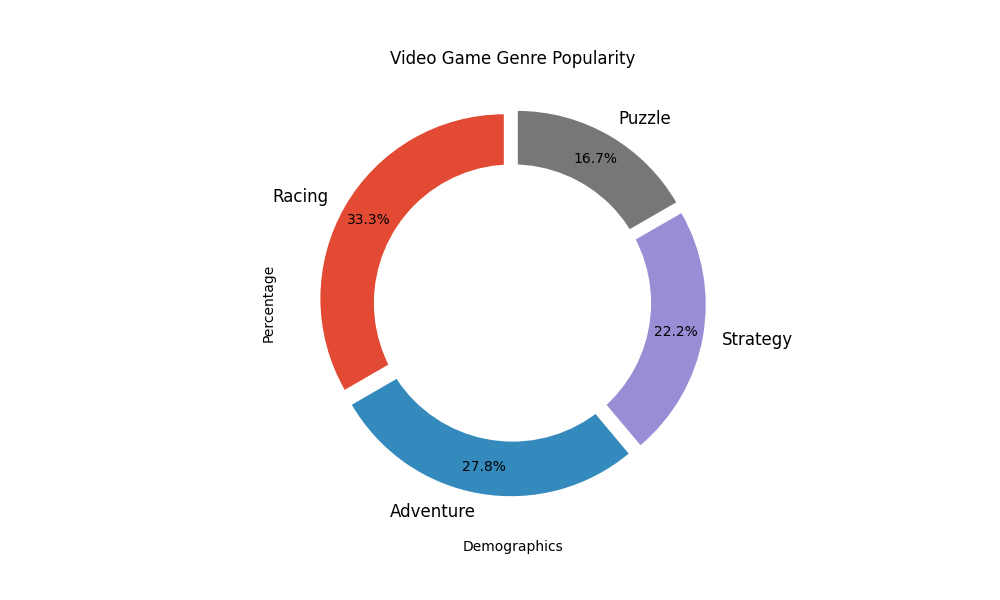

Recreate this plot in Python.
import matplotlib.pyplot as plt

# Updated data
genres = ['Racing', 'Adventure', 'Strategy', 'Puzzle']
market_share = [30, 25, 20, 15]
colors = ['#E24A33', '#348ABD', '#988ED5', '#777777']

fig, ax = plt.subplots(figsize=(10, 6))
wedges, texts, autotexts = ax.pie(
    market_share, 
    labels=genres, 
    colors=colors, 
    autopct='%1.1f%%', 
    startangle=90,
    pctdistance=0.85,
    wedgeprops=dict(width=0.4, edgecolor='white'),
    explode=(0.05, 0.05, 0.05, 0.05)
)

centre_circle = plt.Circle((0,0), 0.75, fc='white')
fig.gca().add_artist(centre_circle)

plt.setp(autotexts, size=10, color='black')
plt.setp(texts, size=12)

# Randomly altering textual elements:
plt.title("Video Game Genre Popularity")
plt.xlabel("Demographics")
plt.ylabel("Percentage")

plt.show()
